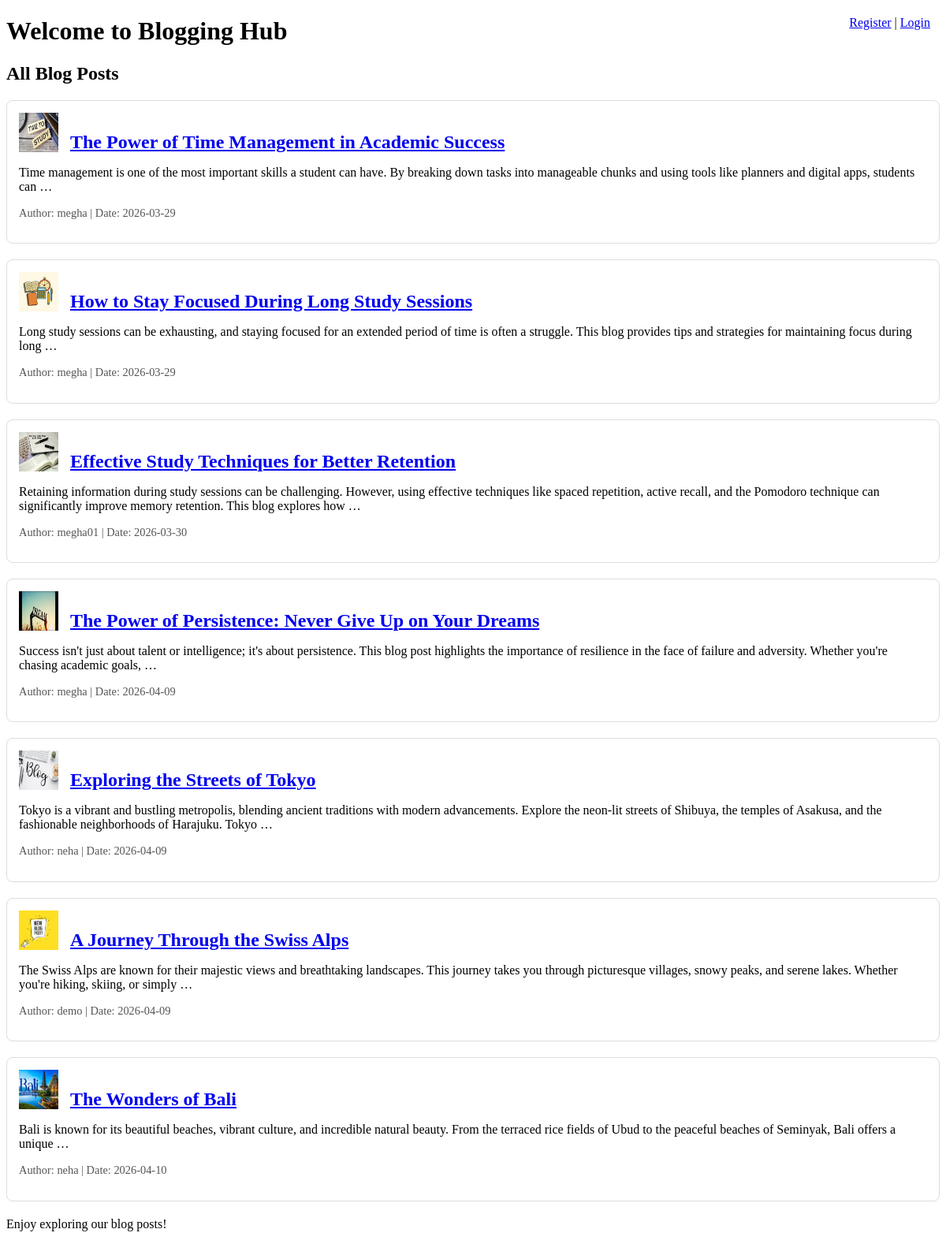
The page / on the database its author committed.
### blog/models.py (models this page shows, shortened)
class BlogPost(models.Model):
    title=models.CharField(max_length=255)
    description=models.TextField()
    image=models.ImageField(upload_to='blog_images/', blank=True,null=True )
    created_at=models.DateTimeField(auto_now_add=True)
    updated_at=models.DateTimeField(auto_now=True)
    author=models.ForeignKey(User,on_delete=models.CASCADE)

### blog/views.py (the view)
# urls.py: path('', views.home, name='home'),  # Home route (if needed)
def home(request):
    posts = BlogPost.objects.all()
    return render(request, 'home.html', {'posts': posts})

### blog/templates/home.html (shortened to what this page needs)
<!DOCTYPE html>
<html lang="en">
<head>
</head>
<body>
    <h1>Welcome to Blogging Hub</h1>
    <div class="auth-links">
        {% if user.is_authenticated %}
            <a href="{% url 'logout' %}">Logout</a>
        {% else %}
            <a href="{% url 'register' %}">Register</a> |
            <a href="{% url 'login' %}">Login</a>
        {% endif %}
    </div>
    <h2>All Blog Posts</h2>
    {% if posts %}
        <div class="blog-list">
            {% for post in posts %}
                <div class="blog-post">
                    <img src="{% if post.image %}{{ post.image.url }}{% else %}https://via.placeholder.com/50{% endif %}" alt="{{ post.title }}">
                    <h3><a href="{% url 'view_blog' post.pk %}">{{ post.title }}</a></h3>
                    <p>{{ post.description|truncatewords:30 }}</p>
                    <p class="author">Author: {{ post.author.username }} | Date: {{ post.created_at|date:"Y-m-d" }}</p>
                </div>
            {% endfor %}
        </div>
    {% else %}
        <p>No blog posts available.</p>
    {% endif %}
    <footer>
        <p>Enjoy exploring our blog posts!</p>
    </footer>
</body>
</html>

### blog/templates/home.html (style rules this page uses)
.auth-links { position: absolute; right: 20px; top: 20px; }
.blog-post { margin: 20px 0; padding: 15px; border: 1px solid #ddd; border-radius: 8px; }
.blog-post img { width: 50px; height: 50px; float: left; margin-right: 15px; }
.blog-post h3 { font-size: 1.5em; margin-bottom: 10px; }
.blog-post p { font-size: 1em; }
.blog-post .author { font-size: 0.9em; color: #555; }

### rows shown on the page
BlogPost: image (picture), title "The Power of Time Management in Academic Success", description "Time management is one of the most important skills a student can have. By breaking down tasks into manageable chunks and using tools like planners and digital apps, students can …", author.username "megha", created_at "2026-03-29"
BlogPost: image (picture), title "How to Stay Focused During Long Study Sessions", description "Long study sessions can be exhausting, and staying focused for an extended period of time is often a struggle. This blog provides tips and strategies for maintaining focus during long …", author.username "megha", created_at "2026-03-29"
BlogPost: image (picture), title "Effective Study Techniques for Better Retention", description "Retaining information during study sessions can be challenging. However, using effective techniques like spaced repetition, active recall, and the Pomodoro technique can significantly improve memory retention. This blog explores how …", author.username "megha01", created_at "2026-03-30"
BlogPost: image (picture), title "The Power of Persistence: Never Give Up on Your Dreams", description "Success isn't just about talent or intelligence; it's about persistence. This blog post highlights the importance of resilience in the face of failure and adversity. Whether you're chasing academic goals, …", author.username "megha", created_at "2026-04-09"
BlogPost: image (picture), title "Exploring the Streets of Tokyo", description "Tokyo is a vibrant and bustling metropolis, blending ancient traditions with modern advancements. Explore the neon-lit streets of Shibuya, the temples of Asakusa, and the fashionable neighborhoods of Harajuku. Tokyo …", author.username "neha", created_at "2026-04-09"
BlogPost: image (picture), title "A Journey Through the Swiss Alps", description "The Swiss Alps are known for their majestic views and breathtaking landscapes. This journey takes you through picturesque villages, snowy peaks, and serene lakes. Whether you're hiking, skiing, or simply …", author.username "demo", created_at "2026-04-09"
BlogPost: image (picture), title "The Wonders of Bali", description "Bali is known for its beautiful beaches, vibrant culture, and incredible natural beauty. From the terraced rice fields of Ubud to the peaceful beaches of Seminyak, Bali offers a unique …", author.username "neha", created_at "2026-04-10"
